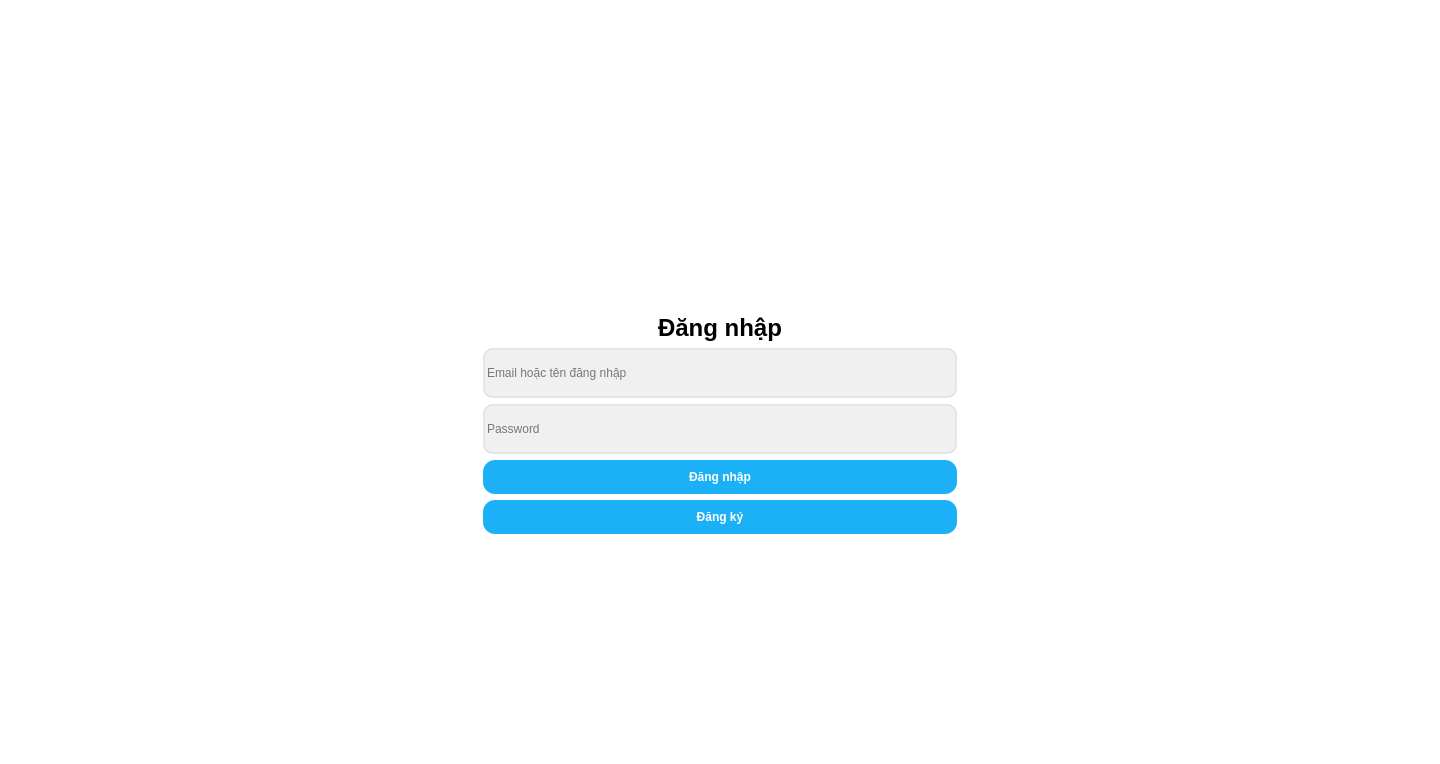
<?xml version="1.0" encoding="UTF-8"?>
<ui version="4.0">
 <class>MainWindow</class>
 <widget class="QMainWindow" name="MainWindow">
  <property name="geometry">
   <rect>
    <x>0</x>
    <y>0</y>
    <width>1440</width>
    <height>764</height>
   </rect>
  </property>
  <property name="sizePolicy">
   <sizepolicy hsizetype="Expanding" vsizetype="Expanding">
    <horstretch>0</horstretch>
    <verstretch>30</verstretch>
   </sizepolicy>
  </property>
  <property name="font">
   <font>
    <pointsize>18</pointsize>
   </font>
  </property>
  <property name="focusPolicy">
   <enum>Qt::NoFocus</enum>
  </property>
  <property name="windowTitle">
   <string>MainWindow</string>
  </property>
  <property name="styleSheet">
   <string notr="true"> background-color:rgb(255, 255, 255)</string>
  </property>
  <widget class="QWidget" name="centralwidget">
   <property name="minimumSize">
    <size>
     <width>1</width>
     <height>0</height>
    </size>
   </property>
   <property name="focusPolicy">
    <enum>Qt::ClickFocus</enum>
   </property>
   <layout class="QHBoxLayout" name="horizontalLayout_3">
    <item>
     <layout class="QHBoxLayout" name="horizontalLayout">
      <item>
       <spacer name="horizontalSpacer_2">
        <property name="orientation">
         <enum>Qt::Horizontal</enum>
        </property>
        <property name="sizeHint" stdset="0">
         <size>
          <width>40</width>
          <height>20</height>
         </size>
        </property>
       </spacer>
      </item>
      <item>
       <layout class="QVBoxLayout" name="verticalLayout">
        <item>
         <spacer name="verticalSpacer">
          <property name="orientation">
           <enum>Qt::Vertical</enum>
          </property>
          <property name="sizeHint" stdset="0">
           <size>
            <width>20</width>
            <height>40</height>
           </size>
          </property>
         </spacer>
        </item>
        <item alignment="Qt::AlignHCenter">
         <widget class="QLabel" name="concu">
          <property name="minimumSize">
           <size>
            <width>100</width>
            <height>100</height>
           </size>
          </property>
          <property name="maximumSize">
           <size>
            <width>100</width>
            <height>100</height>
           </size>
          </property>
          <property name="text">
           <string/>
          </property>
          <property name="pixmap">
           <pixmap>../Downloads/z7702842784597_a7481e4e260cbd0163006b422aac0ebb.jpg</pixmap>
          </property>
          <property name="scaledContents">
           <bool>true</bool>
          </property>
          <property name="alignment">
           <set>Qt::AlignCenter</set>
          </property>
         </widget>
        </item>
        <item>
         <widget class="QLabel" name="label">
          <property name="font">
           <font>
            <pointsize>18</pointsize>
            <weight>75</weight>
            <italic>false</italic>
            <bold>true</bold>
           </font>
          </property>
          <property name="cursor">
           <cursorShape>ArrowCursor</cursorShape>
          </property>
          <property name="styleSheet">
           <string notr="true"/>
          </property>
          <property name="text">
           <string>Đăng nhập</string>
          </property>
          <property name="alignment">
           <set>Qt::AlignCenter</set>
          </property>
         </widget>
        </item>
        <item>
         <widget class="QLineEdit" name="lineEdit_user">
          <property name="minimumSize">
           <size>
            <width>50</width>
            <height>50</height>
           </size>
          </property>
          <property name="styleSheet">
           <string notr="true">background-color: #F0F0F0;border-radius: 10px; border: 2px solid #e5e5e5;</string>
          </property>
          <property name="text">
           <string/>
          </property>
          <property name="placeholderText">
           <string>Email hoặc tên đăng nhập</string>
          </property>
         </widget>
        </item>
        <item>
         <widget class="QLineEdit" name="lineEdit_pass">
          <property name="minimumSize">
           <size>
            <width>0</width>
            <height>50</height>
           </size>
          </property>
          <property name="styleSheet">
           <string notr="true">background-color: #F0F0F0;border-radius: 10px; border: 2px solid #e5e5e5;
</string>
          </property>
          <property name="echoMode">
           <enum>QLineEdit::Password</enum>
          </property>
          <property name="placeholderText">
           <string>Password</string>
          </property>
         </widget>
        </item>
        <item>
         <layout class="QHBoxLayout" name="horizontalLayout_2">
          <property name="spacing">
           <number>0</number>
          </property>
         </layout>
        </item>
        <item>
         <widget class="QPushButton" name="btn_dang_nhap">
          <property name="styleSheet">
           <string notr="true">QPushButton {
    background-color: #1cb0f6; /* Màu xanh Duolingo */
    color: white;
    font-weight: bold;
    border-radius: 12px; /* Bo góc */
    padding: 10px;
}
QPushButton:hover {
    background-color: #1899d6; /* Màu khi rê chuột vào */
}</string>
          </property>
          <property name="text">
           <string>Đăng nhập</string>
          </property>
         </widget>
        </item>
        <item>
         <widget class="QPushButton" name="btn_chuyen_trang">
          <property name="styleSheet">
           <string notr="true">QPushButton {
    background-color: #1cb0f6; /* Màu xanh Duolingo */
    color: white;
    font-weight: bold;
    border-radius: 12px; /* Bo góc */
    padding: 10px;
}
QPushButton:hover {
    background-color: #1899d6; /* Màu khi rê chuột vào */
}</string>
          </property>
          <property name="text">
           <string>Đăng ký</string>
          </property>
         </widget>
        </item>
        <item>
         <spacer name="verticalSpacer_2">
          <property name="orientation">
           <enum>Qt::Vertical</enum>
          </property>
          <property name="sizeHint" stdset="0">
           <size>
            <width>20</width>
            <height>40</height>
           </size>
          </property>
         </spacer>
        </item>
       </layout>
      </item>
      <item>
       <spacer name="horizontalSpacer_3">
        <property name="orientation">
         <enum>Qt::Horizontal</enum>
        </property>
        <property name="sizeHint" stdset="0">
         <size>
          <width>148</width>
          <height>17</height>
         </size>
        </property>
       </spacer>
      </item>
     </layout>
    </item>
   </layout>
  </widget>
  <widget class="QStatusBar" name="statusbar"/>
 </widget>
 <resources/>
 <connections/>
</ui>
